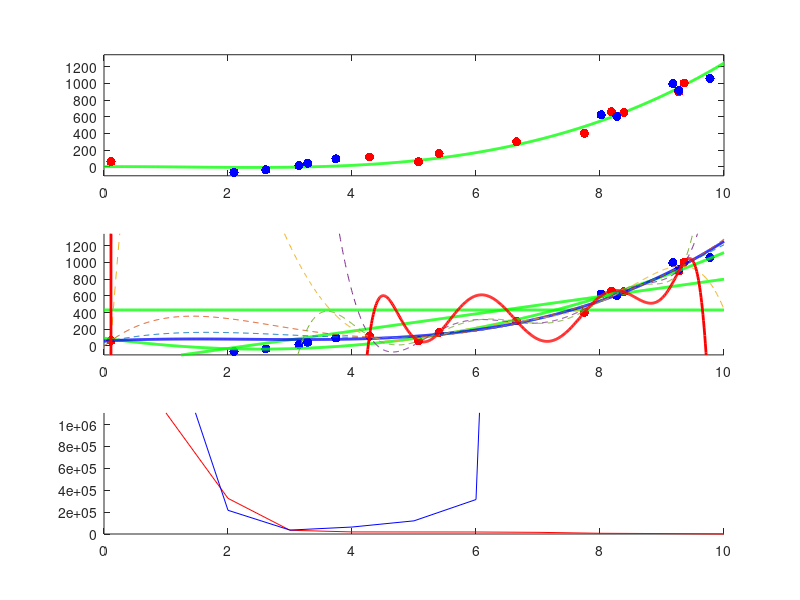

Write the MATLAB code that produced this figure.
#octave
n_pars = 3;
n_points = 10;
p_true = (rand(n_pars, 1) - 0.5).*2; # generate random parameters

p_true = [2,-8,4,2]; #set parameters manually
n_pars = length(p_true);

x_top = 10; # x scale
x = linspace(0, x_top, n_points);
x = rand(1,n_points).*x_top;
x_smooth = linspace(0, x_top, n_points*100);
y = polyval(p_true, x);
y = y + (rand(1, n_points) - 0.5).*(max(y) - min(y))*0.2;
x_valid = rand(1,n_points).*x_top;
y_valid = polyval(p_true, x_valid);
y_valid = y_valid + (rand(1, n_points) - 0.5).*(max(y) - min(y))*0.2;


y_true = polyval(p_true, x_smooth);
clf; figure(1, 'position', [0,0,1000,1200]);
subplot(3, 1, 1);

plot( x_smooth, y_true, 'g-','linewidth',2,
      x, y, 'r.', 'markersize', 20,
      x_valid, y_valid, 'b.', 'markersize', 20
      );

plotlims = [min(y_true)-100 max(y_true) + 100]
ylim(plotlims);

chi2 = []
chi2_valid = []

subplot(3, 1, 2);
hold on;
plot( x, y, 'r.', 'markersize', 20,
      x_valid, y_valid, 'b.', 'markersize', 20
      );
for i_par = 0:(n_points-1)

  pars = polyfit(x, y, i_par);
  vals = polyval(pars, x);

  chi2 = [chi2 sum((polyval(pars, x) - y).^2)];
  chi2_valid = [chi2_valid sum((polyval(pars, x_valid) - y_valid).^2)];

  if i_par < n_pars-1
    plot(x_smooth, polyval(pars, x_smooth), 'g', 'linewidth',2);
  else if i_par == n_pars-1
    plot(x_smooth, polyval(pars, x_smooth), 'b', 'linewidth',2);
  else if i_par == n_points-1
    plot(x_smooth, polyval(pars, x_smooth), 'r-','linewidth',2);
  else
    plot(x_smooth, polyval(pars, x_smooth), '--','linewidth',0.2);
  endif
  endif
  endif
endfor
#chi2 = flip(chi2);
#chi2_valid = flip(chi2_valid);

ylim(plotlims);
hold off;
subplot(3, 1, 3);
hold on
plot(chi2,'r')
plot(chi2_valid, 'b')
hold off
ylim([0 max(chi2)])
